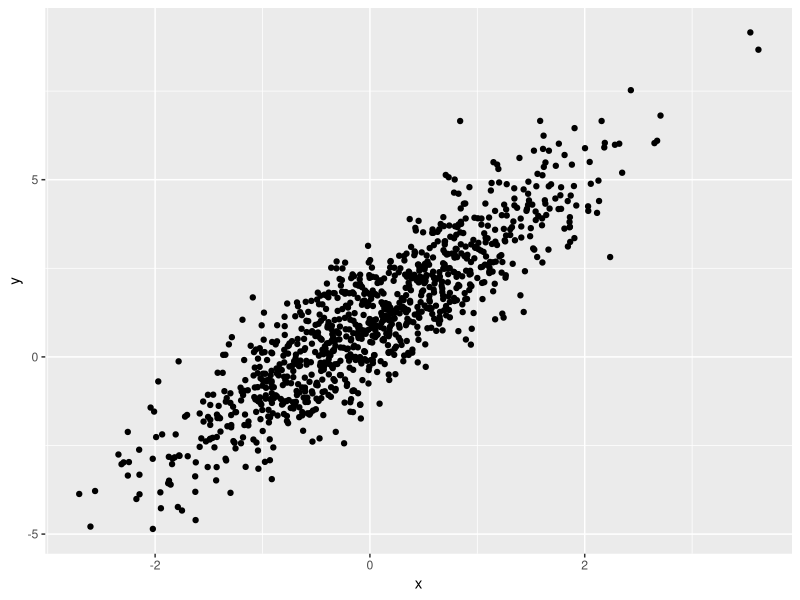
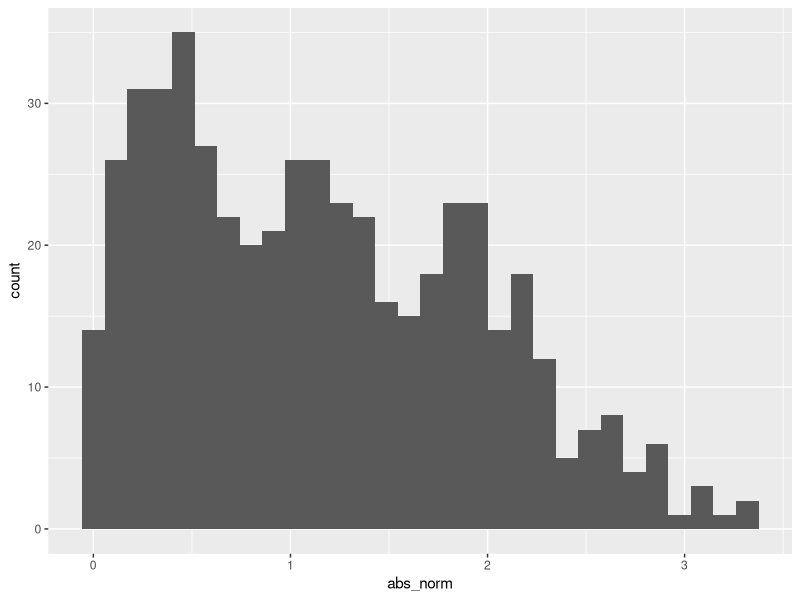

Write R code to recreate these figures, in order.
## ---- chunk 1
library(tidyverse)
## ---- chunk 2
samp = rnorm(100)
length(samp)
## ---- chunk 3
plot_df=
  tibble(
    x=rnorm(n=1000),
    y=1+2*x+rnorm(n=1000)
  )

ggplot(plot_df,aes(x=x,y=y))+geom_point()
## ---- chunk 4
la_df =
  tibble(
    norm = rnorm(n = 500, mean =1),
    logical = norm > 0,
    abs_norm = abs(norm)
  )

ggplot(la_df, aes(x=abs_norm)) + geom_histogram()
